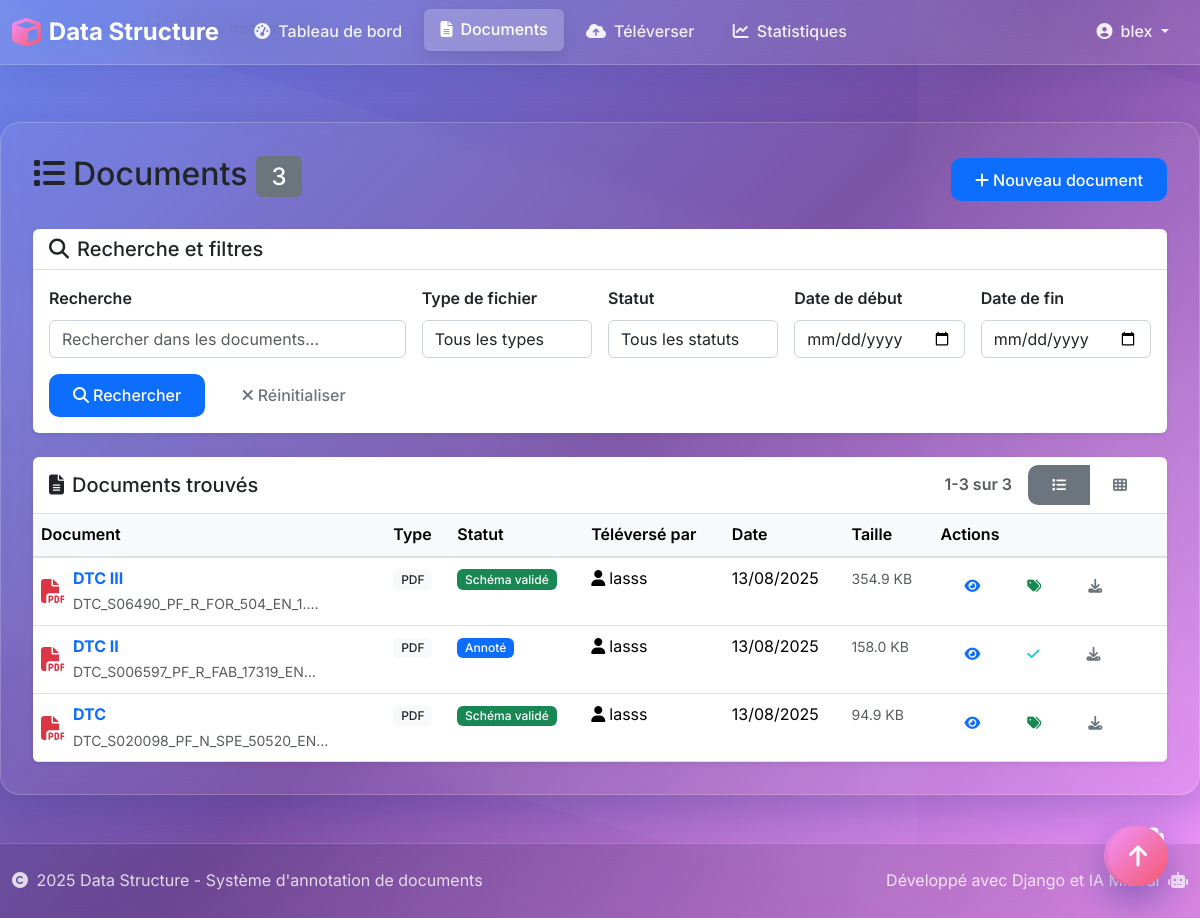
Page /documents/list/ (signed in) on the earlier database version.
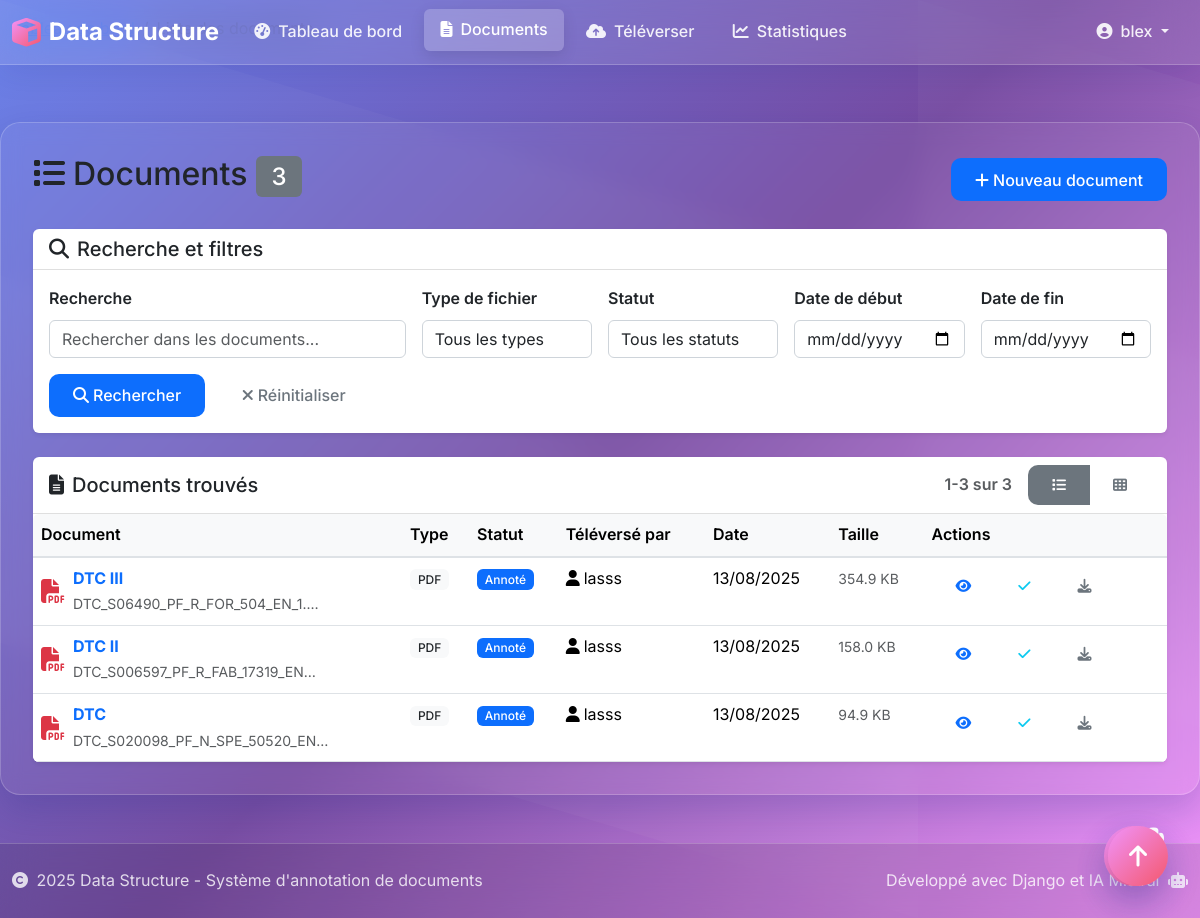
Same page on the later database version.
### documents/models.py (models this page shows, shortened)
class Document(models.Model):
    STATUS_CHOICES = [
        ('uploaded', 'Téléversé'),
        ('metadata_extracted', 'Métadonnées extraites'),
        ('schema_proposed', 'Schéma proposé'),
        ('schema_validated', 'Schéma validé'),
        ('pre_annotated', 'Pré-annoté'),
        ('annotated', 'Annoté'),
        ('validated', 'Validé'),
    ]
    DOCUMENT_TYPES = [
        ('pdf', 'PDF'),
        ('docx', 'Word Document'),
        ('doc', 'Word Document (ancien)'),
        ('txt', 'Texte'),
        ('xlsx', 'Excel'),
        ('xls', 'Excel (ancien)'),
        ('image', 'Image'),
    ]
    id = models.UUIDField(primary_key=True, default=uuid.uuid4, editable=False)
    title = models.CharField(max_length=255, verbose_name="Titre")
    description = models.TextField(blank=True, verbose_name="Description")
    file = models.FileField(
        upload_to='documents/%Y/%m/%d/',
        validators=[FileExtensionValidator(
            allowed_extensions=['pdf', 'docx', 'doc', 'txt', 'xlsx', 'xls', 'jpg', 'jpeg', 'png'])],
        verbose_name="Fichier"
    )
    file_type = models.CharField(max_length=20, choices=DOCUMENT_TYPES, verbose_name="Type de fichier")
    file_size = models.BigIntegerField(verbose_name="Taille du fichier (bytes)")
    status = models.CharField(max_length=20, choices=STATUS_CHOICES, default='uploaded', verbose_name="Statut")
    metadata = models.JSONField(default=dict, blank=True, verbose_name="Métadonnées")
    uploaded_by = models.ForeignKey(User, on_delete=models.CASCADE, related_name='uploaded_documents',
                                    verbose_name="Téléversé par")
    annotated_by = models.ForeignKey(User, on_delete=models.SET_NULL, null=True, blank=True,
                                     related_name='annotated_documents', verbose_name="Annoté par")
    validated_by = models.ForeignKey(User, on_delete=models.SET_NULL, null=True, blank=True,
                                     related_name='validated_documents', verbose_name="Validé par")
    created_at = models.DateTimeField(auto_now_add=True, verbose_name="Créé le")
    updated_at = models.DateTimeField(auto_now=True, verbose_name="Modifié le")
    annotated_at = models.DateTimeField(null=True, blank=True, verbose_name="Annoté le")
    validated_at = models.DateTimeField(null=True, blank=True, verbose_name="Validé le")
    class Meta:
        verbose_name = "Document"
        verbose_name_plural = "Documents"
        ordering = ['-created_at']
    @property
    def filename(self):
        return os.path.basename(self.file.name)

### documents/views.py (the view)
# urls.py: path('list/', views.document_list, name='document_list'),
@login_required
def document_list(request):
    try:
        form = SearchForm(request.GET)
        documents = Document.objects.all().order_by('-created_at')
        if form.is_valid():
            query = form.cleaned_data.get('query')
            file_type = form.cleaned_data.get('file_type')
            status = form.cleaned_data.get('status')
            date_from = form.cleaned_data.get('date_from')
            date_to = form.cleaned_data.get('date_to')
            if query:
                documents = documents.filter(
                    Q(title__icontains=query) |
                    Q(description__icontains=query)
                )
            if file_type:
                documents = documents.filter(file_type=file_type)
            if status:
                documents = documents.filter(status=status)
            if date_from:
                documents = documents.filter(created_at__date__gte=date_from)
            if date_to:
                documents = documents.filter(created_at__date__lte=date_to)
        paginator = Paginator(documents, 20)
        page_number = request.GET.get('page')
        page_obj = paginator.get_page(page_number)
        context = {
            'form': form,
            'page_obj': page_obj,
            'total_count': documents.count()
        }
        return render(request, 'documents/document_list.html', context)
    except Exception as e:
        logger.error(f"Erreur liste documents: {str(e)}")
        messages.error(request, f"Erreur lors du chargement des documents: {str(e)}")
        return render(request, 'documents/document_list.html', {'page_obj': None})

### documents/forms.py
class SearchForm(forms.Form):
    query = forms.CharField(
        widget=forms.TextInput(attrs={
            'class': 'form-control',
            'placeholder': 'Rechercher dans les documents...'
        }),
        label='Recherche',
        required=False
    )
    file_type = forms.ChoiceField(
        choices=[('', 'Tous les types')] + Document.DOCUMENT_TYPES,
        widget=forms.Select(attrs={'class': 'form-control'}),
        label='Type de fichier',
        required=False
    )
    status = forms.ChoiceField(
        choices=[('', 'Tous les statuts')] + Document.STATUS_CHOICES,
        widget=forms.Select(attrs={'class': 'form-control'}),
        label='Statut',
        required=False
    )
    date_from = forms.DateField(
        widget=forms.DateInput(attrs={
            'class': 'form-control',
            'type': 'date'
        }),
        label='Date de début',
        required=False
    )
    date_to = forms.DateField(
        widget=forms.DateInput(attrs={
            'class': 'form-control',
            'type': 'date'
        }),
        label='Date de fin',
        required=False
    )

### templates/documents/document_list.html (shortened to what the changed rows need)
{% extends 'documents/base.html' %}
{% block content %}
<div class="row">
    <div class="col-12">
        <div class="d-flex justify-content-between align-items-center mb-4">
            <h1 class="h2">
                <i class="fas fa-list me-2"></i>Documents
                {% if total_count %}
                    <span class="badge bg-secondary">{{ total_count }}</span>
                {% endif %}
            </h1>
        </div>
    </div>
</div>
{% if page_obj %}
    <div class="card">
        <div class="card-body p-0">
            <div id="list-view">
                <div class="table-responsive">
                    <table class="table table-hover mb-0">
                        <thead class="table-light">
                            <tr>
                                <th>Document</th>
                                <th>Type</th>
                                <th>Statut</th>
                                <th>Téléversé par</th>
                                <th>Date</th>
                                <th>Taille</th>
                                <th>Actions</th>
                            </tr>
                        </thead>
                        <tbody>
                            {% for document in page_obj %}
                                <tr>
                                    <td>
                                        <div class="d-flex align-items-center">
                                            <i class="fas fa-file-{{ document.file_type|default:'alt' }} file-icon {{ document.file_type }}"
                                               title="{{ document.get_file_type_display }}"></i>
                                            <div>
                                                <a href="{% url 'documents:document_detail' document.pk %}"
                                                   class="fw-bold text-decoration-none">
                                                    {{ document.title|truncatechars:40 }}
                                                </a>
                                                <br>
                                                <small class="text-muted">{{ document.filename|truncatechars:30 }}</small>
                                            </div>
                                        </div>
                                    </td>
                                    <td>
                                        <span class="badge bg-light text-dark">
                                            {{ document.get_file_type_display }}
                                        </span>
                                    </td>
                                    <td>
                                        <span class="badge bg-{{ document.status|default:'secondary' }}">
                                            {{ document.get_status_display }}
                                        </span>
                                    </td>
                                    <td>
                                        <i class="fas fa-user me-1"></i>{{ document.uploaded_by.username }}
                                    </td>
                                    <td>
                                        <span title="{{ document.created_at|date:'d/m/Y H:i:s' }}">
                                            {{ document.created_at|date:"d/m/Y" }}
                                        </span>
                                    </td>
                                    <td>
                                        <small class="text-muted">{{ document.file_size|filesizeformat }}</small>
                                    </td>
                                    <td>
                                        <div class="btn-group btn-group-sm" role="group">
                                            <a href="{% url 'documents:document_detail' document.pk %}"
                                               class="btn btn-outline-primary btn-sm"
                                               title="Voir les détails">
                                                <i class="fas fa-eye"></i>
                                            </a>
                                            {% if document.status == 'schema_validated' or document.status == 'pre_annotated' %}
                                                <a href="{% url 'documents:annotate_document' document.pk %}"
                                                   class="btn btn-outline-success btn-sm"
                                                   title="Annoter">
                                                    <i class="fas fa-tags"></i>
                                                </a>
                                            {% endif %}
                                            {% if document.status == 'annotated' %}
                                                <a href="{% url 'documents:validate_annotation' document.pk %}"
                                                   class="btn btn-outline-info btn-sm"
                                                   title="Valider">
                                                    <i class="fas fa-check"></i>
                                                </a>
                                            {% endif %}
                                            {% if document.file %}
                                                <a href="{{ document.file.url }}"
                                                   target="_blank"
                                                   class="btn btn-outline-secondary btn-sm"
                                                   title="Télécharger">
                                                    <i class="fas fa-download"></i>
                                                </a>
                                            {% else %}
                                                <span class="btn btn-outline-secondary btn-sm disabled" title="Aucun fichier">
                                                    <i class="fas fa-download"></i>
                                                </span>
                                            {% endif %}
                                        </div>
                                    </td>
                                </tr>
                            {% endfor %}
                        </tbody>
                    </table>
                </div>
            </div>
        </div>
    </div>
{% endif %}
{% endblock %}

Differences in the rows shown:
changed Document "DTC III": status "Schéma validé" → "Annoté"
changed Document "DTC": status "Schéma validé" → "Annoté"
